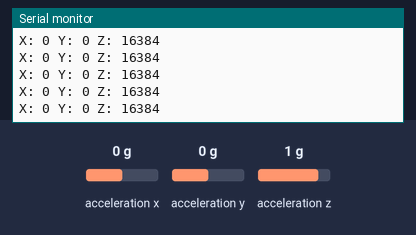
The sketch below on a simulated ESP32-S3. Parts: the last lines printed to the serial monitor. Wiring (inferred from the names in the program): MPU-6050 motion sensor at I2C address 0x68. Inputs (shaded band) come from the test bench; at power-on: acceleration x 0 g, acceleration y 0 g, acceleration z 1 g. WiFi joins after 1.5 s; servers stay silent unless stated; uploads are accepted with an empty reply.

Above: at 2.7 s.
2.8 s: acceleration x set to -1.4 g
At 5.2 s:
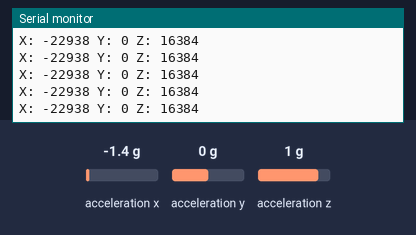
5.8 s: acceleration y set to -1.4 g
At 5.85 s:
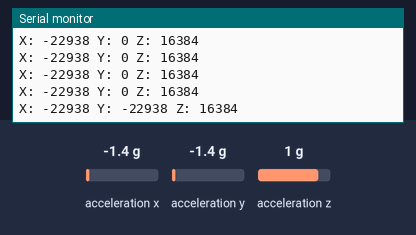
7.3 s: acceleration z set to -1.4 g
At 10.45 s:
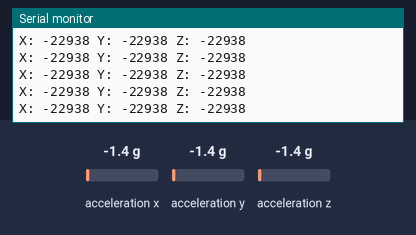

The sketch:

FitTrack_Firmware.ino
```cpp
#include <WiFi.h>
#include <HTTPClient.h>
#include <Wire.h>

// FitTrack ESP32-S3 Firmware
const char* WIFI_SSID = "YOUR_WIFI_NAME";
const char* WIFI_PASSWORD = "YOUR_WIFI_PASSWORD";
const char* SERVER_URL = "http://YOUR_COMPUTER_IP:3000/api/workout";

#define MPU_ADDR 0x68

int reps = 0;
int sets = 0;
int16_t accelX, accelY, accelZ;

unsigned long startTime;
unsigned long lastSend = 0;

bool sensorReady = false;

void setup() {
  Serial.begin(115200);
  Wire.begin();

  Serial.println("FitTrack Starting...");

  // Initialize MPU6050
  Wire.beginTransmission(MPU_ADDR);
  Wire.write(0x6B);
  Wire.write(0);
  sensorReady = (Wire.endTransmission() == 0);

  Serial.println(sensorReady ?
    "MPU6050 Connected" : "MPU6050 Not Found");

  WiFi.begin(WIFI_SSID, WIFI_PASSWORD);

  Serial.print("Connecting WiFi...");
  unsigned long timeout = millis();

  while (WiFi.status() != WL_CONNECTED &&
         millis() - timeout < 15000) {
    delay(500);
    Serial.print(".");
  }

  Serial.println();
  Serial.println(WiFi.status() == WL_CONNECTED ?
    "WiFi Connected" : "WiFi Not Connected");

  startTime = millis();
}

void loop() {
  if (sensorReady) {
    Wire.beginTransmission(MPU_ADDR);
    Wire.write(0x3B);
    Wire.endTransmission(false);
    Wire.requestFrom(MPU_ADDR, 6, true);

    if (Wire.available() >= 6) {
      accelX = Wire.read() << 8 | Wire.read();
      accelY = Wire.read() << 8 | Wire.read();
      accelZ = Wire.read() << 8 | Wire.read();

      Serial.print("X: ");
      Serial.print(accelX);
      Serial.print(" Y: ");
      Serial.print(accelY);
      Serial.print(" Z: ");
      Serial.println(accelZ);
    }
  }

  if (millis() - lastSend >= 5000) {
    sendWorkoutData();
    lastSend = millis();
  }

  delay(100);
}

void sendWorkoutData() {
  if (WiFi.status() != WL_CONNECTED) return;

  HTTPClient http;
  http.begin(SERVER_URL);
  http.addHeader("Content-Type", "application/json");

  unsigned long duration = (millis() - startTime) / 1000;

  String payload = "{\"machine\":\"Chest Press\",";
  payload += "\"reps\":" + String(reps) + ",";
  payload += "\"sets\":" + String(sets) + ",";
  payload += "\"duration\":" + String(duration) + ",";
  payload += "\"mode\":\"HARDWARE\"}";

  int result = http.POST(payload);

  Serial.print("API Response: ");
  Serial.println(result);

  http.end();
}
```

Measured:
- after the input at 2.8 s, the serial monitor: prints a new line at once (image 1)
- after the input at 5.8 s, the serial monitor: prints a new line after 0.05 s (image 2)
- after the input at 7.3 s, the serial monitor: prints a new line after 0.06 s (image 3)
